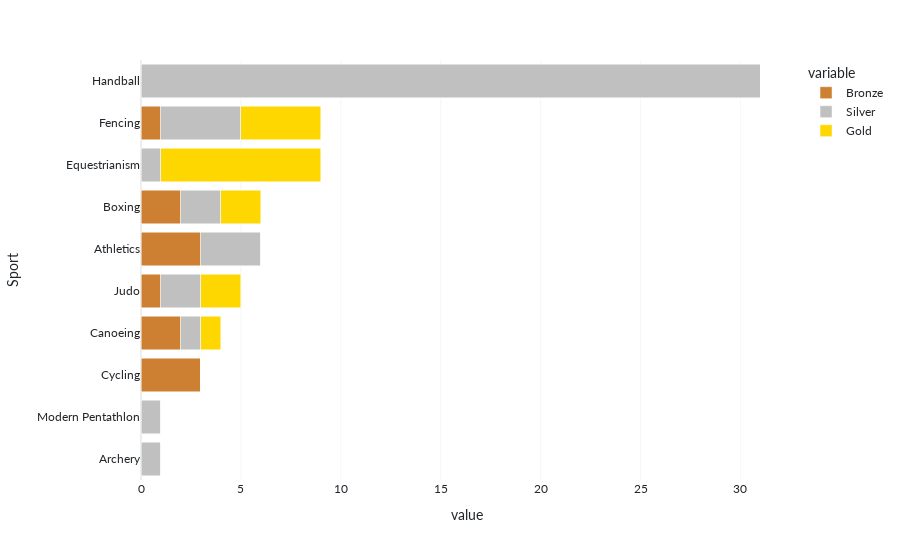

Write notebook code for a chart like this one.
### Code cell
# Load the data
athlete_events = pd.read_csv('Data/athlete_events.csv')
athlete_events.sort_values(by='Year', inplace=True, ascending=False)

filtered_data = athlete_events[(athlete_events['NOC'] == 'FRA') & (athlete_events['Year'] == 2016)]

# Calculate the medal count for each sport
medal_counts = filtered_data.pivot_table(index='Sport', columns='Medal', values='ID', aggfunc='count', fill_value=0)

# Rename the columns
medal_counts.columns = ['Bronze', 'Gold', 'Silver']
medal_counts
# Sort the dataframe by medal count in descending order
# Display the top 10 sports with medal counts
medal_top_10_sports = medal_counts.head(10)
medal_top_10_sports['Total'] = medal_top_10_sports.sum(axis=1)
medal_top_10_sports.sort_values(by='Total', inplace=True, ascending=True)

# Create a horizontal stacked bar chart for medal breakdown by athlete for the selected country and sport
fig_sports = px.bar(medal_top_10_sports, y=medal_top_10_sports.index, x=['Bronze', 'Silver', 'Gold'], barmode='stack', orientation='h')
fig_sports.update_traces(marker_color='#CD7F32', selector=dict(name='Bronze'))
fig_sports.update_traces(marker_color='silver', selector=dict(name='Silver'))
fig_sports.update_traces(marker_color='gold', selector=dict(name='Gold'))

### Figure 1 — Plotly figure (JSON) as saved in the notebook; plotly's stock layout.template omitted (floating-point values rounded to 4 significant figures)
{"data": [{"alignmentgroup": "True", "hovertemplate": "variable=Bronze<br>value=%{x}<br>Sport=%{y}<extra></extra>", "legendgroup": "Bronze", "marker": {"color": "#CD7F32", "pattern": {"shape": ""}}, "name": "Bronze", "offsetgroup": "Bronze", "orientation": "h", "showlegend": true, "textposition": "auto", "type": "bar", "x": [0, 0, 3, 2, 1, 3, 2, 0, 1, 0], "xaxis": "x", "y": ["Archery", "Modern Pentathlon", "Cycling", "Canoeing", "Judo", "Athletics", "Boxing", "Equestrianism", "Fencing", "Handball"], "yaxis": "y"}, {"alignmentgroup": "True", "hovertemplate": "variable=Silver<br>value=%{x}<br>Sport=%{y}<extra></extra>", "legendgroup": "Silver", "marker": {"color": "silver", "pattern": {"shape": ""}}, "name": "Silver", "offsetgroup": "Silver", "orientation": "h", "showlegend": true, "textposition": "auto", "type": "bar", "x": [1, 1, 0, 1, 2, 3, 2, 1, 4, 31], "xaxis": "x", "y": ["Archery", "Modern Pentathlon", "Cycling", "Canoeing", "Judo", "Athletics", "Boxing", "Equestrianism", "Fencing", "Handball"], "yaxis": "y"}, {"alignmentgroup": "True", "hovertemplate": "variable=Gold<br>value=%{x}<br>Sport=%{y}<extra></extra>", "legendgroup": "Gold", "marker": {"color": "gold", "pattern": {"shape": ""}}, "name": "Gold", "offsetgroup": "Gold", "orientation": "h", "showlegend": true, "textposition": "auto", "type": "bar", "x": [0, 0, 0, 1, 2, 0, 2, 8, 4, 0], "xaxis": "x", "y": ["Archery", "Modern Pentathlon", "Cycling", "Canoeing", "Judo", "Athletics", "Boxing", "Equestrianism", "Fencing", "Handball"], "yaxis": "y"}], "layout": {"barmode": "stack", "legend": {"title": {"text": "variable"}, "tracegroupgap": 0}, "margin": {"t": 60}, "xaxis": {"anchor": "y", "domain": [0, 1], "title": {"text": "value"}}, "yaxis": {"anchor": "x", "domain": [0, 1], "title": {"text": "Sport"}}}}
